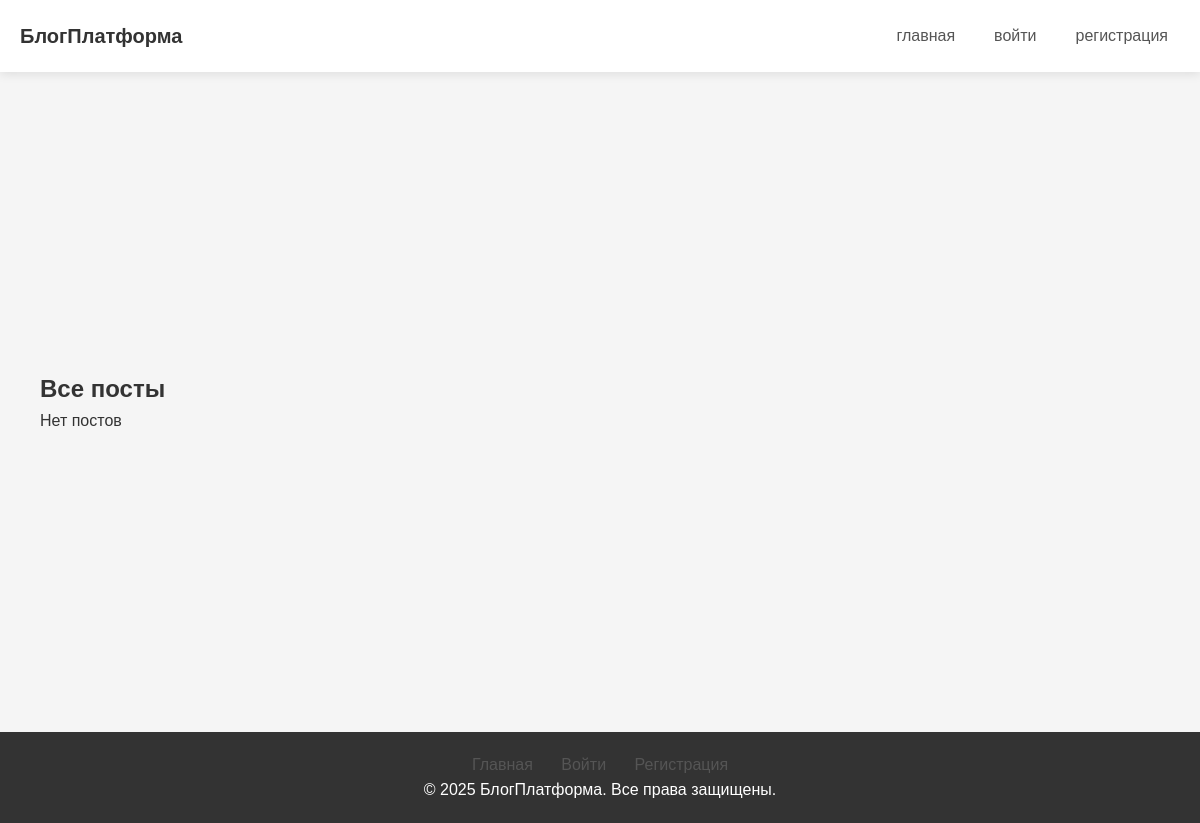
/blogs/, run on an earlier commit of the app's database.
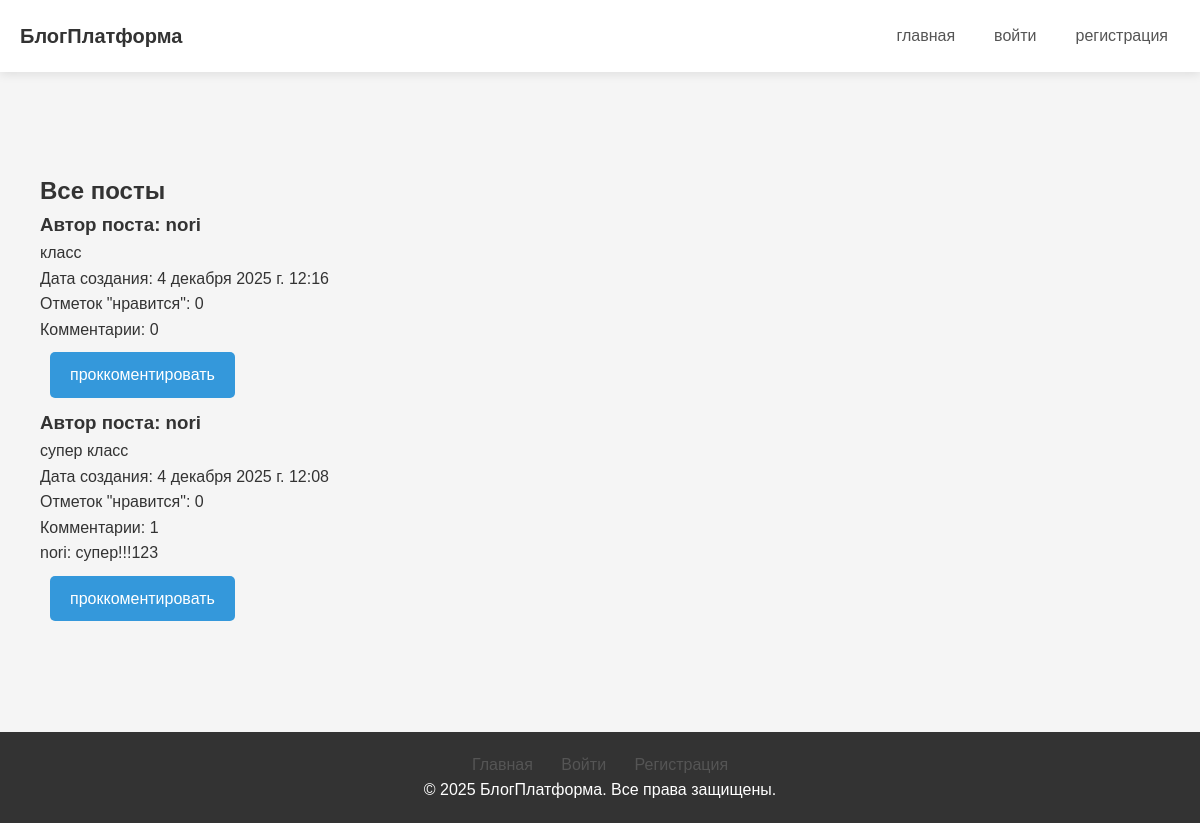
And on a later commit of the database.
### blogs/models.py (models this page shows, shortened)
class Post(models.Model):
    post_text = models.TextField(verbose_name="Текст поста")
    author = models.ForeignKey('ReallyUser', on_delete=models.CASCADE, verbose_name='Автор поста', null=True)
    pub_date = models.DateTimeField(default=datetime.now, verbose_name="Дата публикации")
    likes = models.ManyToManyField(settings.AUTH_USER_MODEL, related_name="liked_posts", blank=True)
    class Meta:
        verbose_name = 'Пост'
        verbose_name_plural = 'Посты'

class ReallyUser(AbstractUser):
    avatar = models.ImageField(upload_to='avatars/', blank=True, null=True,
                               verbose_name='Аватар', default='avatars/image.png')
    biography = models.CharField(max_length=250, verbose_name="Биография", null=True)
    class Meta(AbstractUser.Meta):
        pass

class Comment(models.Model):
    comment_text = models.TextField(verbose_name="Текст комментария")
    post = models.ForeignKey('Post', on_delete=models.CASCADE,
                                      verbose_name="Комментарий к посту", blank=True, null=True)
    commenter = models.ForeignKey('ReallyUser', on_delete=models.CASCADE, verbose_name='Автор комментария', null=True)
    class Meta:
        verbose_name = 'Комментарий'
        verbose_name_plural = 'Комментарии'

### blogs/views.py (the view)
# urls.py: path('', views.index, name='index'),
def index(request):
    posts = Post.objects.annotate(comment_count=Count('comment', distinct=True), likes_count=Count('likes', distinct=True)).order_by('-pub_date')[:50]
    paginator = Paginator(posts, 2)
    if 'page' in request.GET:
        page_num = request.GET['page']
    else:
        page_num = 1
    page = paginator.get_page(page_num)
    context = {'posts': page.object_list, 'page': page}
    return render(request, 'index.html', context)

### blogs/templates/index.html (shortened to what this page needs)
{% extends "base_generic.html" %}
{% block content %}
<section class="title">
            <h1>Все посты</h1>
        </section>
        <section class="articles-wrapper">
            <div class="articles">
                <div class="four-articles">
                    {% if posts %}
                    {% for post in posts %}
                    <article>
                        <div class="article-inner">
                            <div class="article-text">
                                <h3>Автор поста: {{ post.author }}</h3>
                                <p>{{ post.post_text }}</p>
                                <p>Дата создания: {{ post.pub_date }}</p>
                                 {% if request.user.is_authenticated %}
            <p class="lele">
                <a href="{% url 'toggle_like' pk=post.pk %}">
                    {% if request.user in post.likes.all %}
                        Уже не нравится
                    {% else %}
                        Нравится
                    {% endif %}
                    {% if request.user == post.author %}
                        <a href="{% url 'edit-post' pk=post.pk %}" class="change"><b>Изменить пост?</b></a>
                        <a href="{% url 'delete-post' pk=post.pk %}" class="change"><b>Удалить пост?</b></a>
                    {% endif %}
                </a>
                <span>Отметок "нравится": {{ post.likes_count }}</span>
            </p>
        {% else %}
            <p>Отметок "нравится": {{ post.likes_count }}</p>
        {% endif %}
        <p>Комментарии: {{ post.comment_count }}</p>
                            </div>
                            <div class="article-buttons">
                                {% for comment in post.comment_set.all %}
        <p class="comment">{{ comment.commenter.username }}: {{ comment.comment_text }}</p>
    {% endfor %}
                                <a href="{% url 'add-comment' pk=post.pk %}" class="button">проккоментировать</a>
                            </div>
                            {% endfor %}
                            {% else %}
                             <p>Нет постов </p>
                            {% endif %}
                        </div>
                    </article>
                </div>
            </div>
        </section>
{% endblock %}

What changed in the data, as far as the page shows it:
added Post: author "nori", post_text "класс", pub_date "4 декабря 2025 г. 12:16", likes_count "0", comment_count "0"
added Post: author "nori", post_text "супер класс", pub_date "4 декабря 2025 г. 12:08", likes_count "0", comment_count "1"
added Comment: commenter.username "nori", comment_text "супер!!!123"
Also different on the page:
text no longer shown: "Нет постов"
